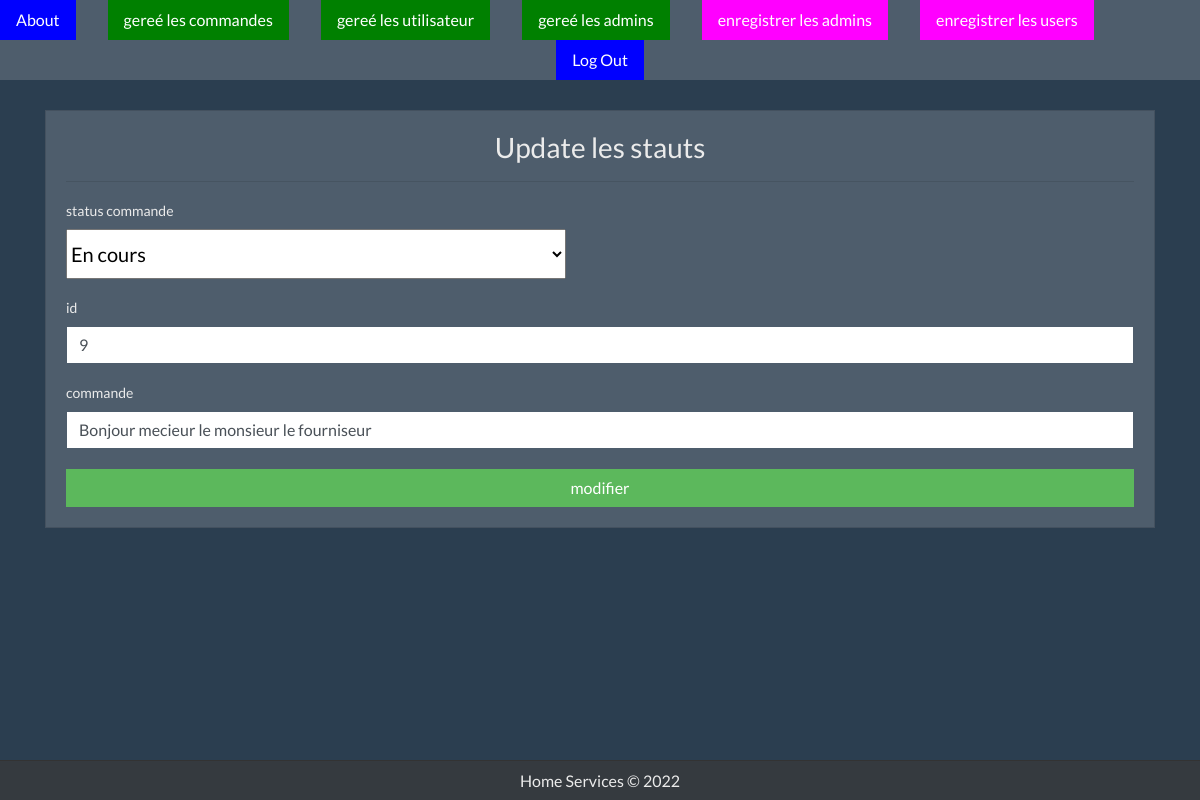
Page /homeservices/modcom.php?id=9 (signed in) on the committed database.
### tables this page shows
CREATE TABLE `commande` (
  `idc` int(11) NOT NULL,
  `Commande` varchar(255) NOT NULL,
  `id_fourniseur` int(11) NOT NULL,
  `id_user` int(11) NOT NULL,
  `date_de_commande` datetime NOT NULL,
  `location` varchar(100) NOT NULL,
  `stutus` varchar(150) NOT NULL
);

### homeservices/scripts/DB.php (called while the page is built, shortened)
<?php
class DB
{
    protected static $_stmt = null;
    public static function getConnection()
    {
        try {
            $conn = new PDO("mysql:host=".self::HOST.";dbname=".self::DBNAME, self::USERNAME, self::PASSWORD, []);
            $conn->setAttribute(PDO::ATTR_ERRMODE, PDO::ERRMODE_EXCEPTION);
        } catch (PDOException $e) {
            echo $e->getMessage();
        }
        return $conn;
    }
    public static function query($sql, $params = array())
    {
        try {
            self::$_stmt = self::getConnection()->prepare($sql);
            if (empty($params)) {
                self::$_stmt->execute();
            } else {
                self::$_stmt->execute($params);
            }
            return self::$_stmt;
        } catch (PDOException $e) {
            echo $e->getMessage();
        }
    }
}

### homeservices/modcom.php (the view, shortened to what this page needs)
<?php
include_once "include/header.php";
include_once "scripts/DB.php";
$sql="SELECT * from commande where idc=?";
$bookings = DB::query($sql,[$_GET['id']])->fetchAll(PDO::FETCH_OBJ);
?>
<div class="container" style="margin-top: 30px; margin-bottom: 60px;">
    <div class="card">
        <div class="card-body">
            <div class="card-title">
                <h3 class="text-center">Update les stauts <command></h3>
            </div>
            <hr>
            <form action="upcom.php" method="post" >
            <div class="form-group" style="margin:atuo;">
                <label for="">status commande</label><br>
                    <select name="etats" style="width: 500px;height: 50px;font-size:20px ">
                    <option value="<?= $bookings[0]->stutus;?>">
                            <?= $bookings[0]->stutus;?>
</option>
</select>
</div>
                <div class="form-group">
                <label for="">id</label>
                    <input value="<?= $bookings[0]->idc; ?>"
                        name="id" type="number" class="form-control" >
                </div><div class="form-group">
                 <label for="">commande</label>
                    <input value="<?= $bookings[0]->Commande; ?>"
                        name="name" type="text" class="form-control" placeholder="Name" required>
                </div>
                <button style="margin-top: 20px;" class="btn btn-success btn-block" type="submit" name="modifier"
                    id="register">modifier</button>
            </form>
        </div>
    </div>
</div>
<?php include_once "./include/footer.php";

### rows in the picture
commande: etats "En cours", id "9", name "Bonjour mecieur le monsieur le fourniseur"
